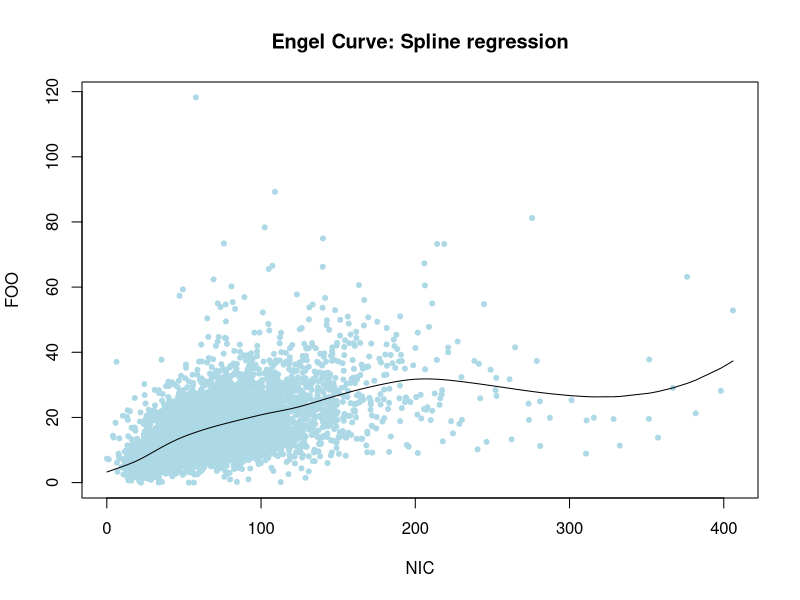

Write R code to recreate this figure.

# clear variables and close windows
rm(list = ls(all = TRUE))
graphics.off()

# install and load packages
libraries = c("splines")
lapply(libraries, function(x) if (!(x %in% installed.packages())) {
install.packages(x)
})
lapply(libraries, library, quietly = TRUE, character.only = TRUE)

# load data
x = read.csv("fes76.csv", sep = "", dec = ".")
x = x[, c("NIC", "FOO")]
x = x[order(x$NIC), ]

# plot
plot(x, col = "lightblue", pch = 20, main = "Engel Curve: Spline regression")
mh = smooth.spline(x$NIC, x$FOO, df = 10)
lines(x$NIC, fitted(mh))

